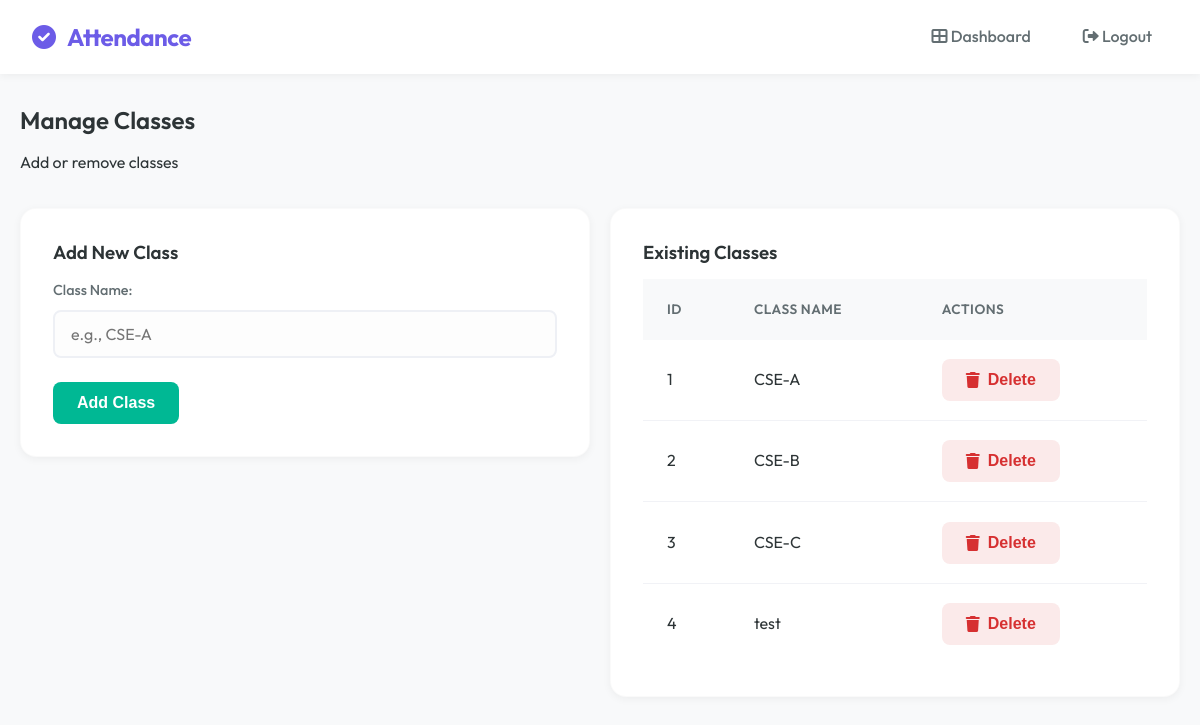
The app's page /classes, older data.
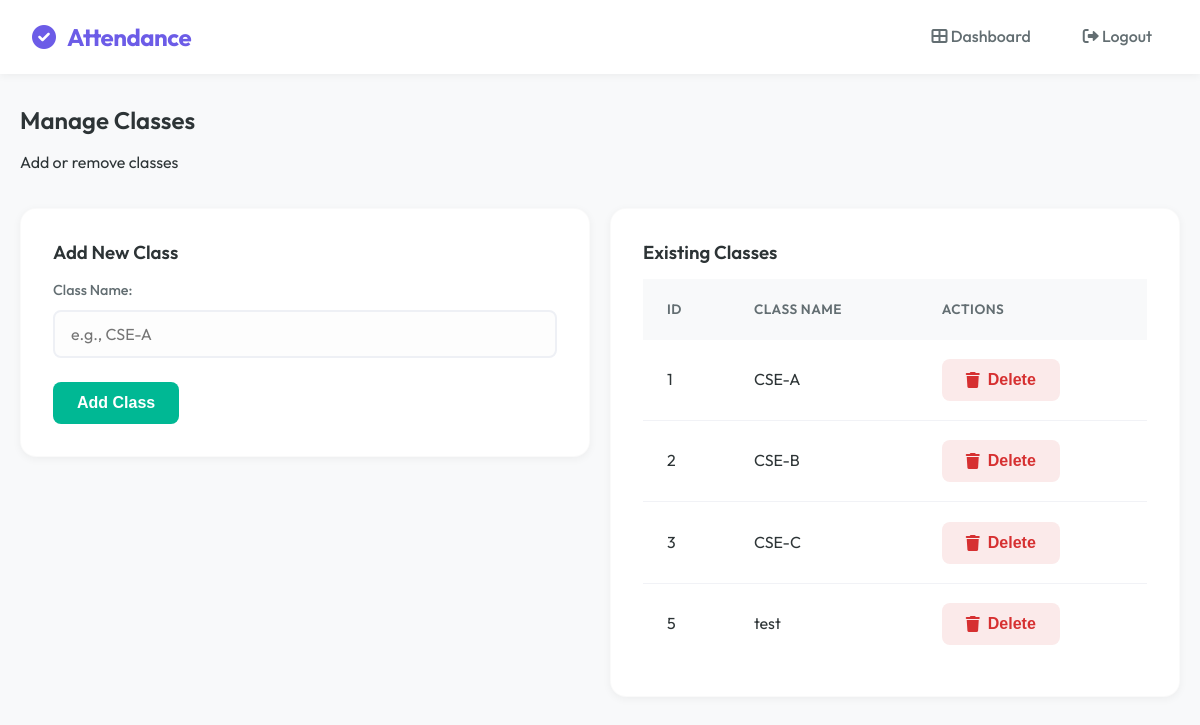
The same page, newer data.
### tables this page shows
CREATE TABLE classes (
        id INTEGER PRIMARY KEY AUTOINCREMENT,
        class_name TEXT
    );

### app.py (the view)
@app.route("/classes")
def classes():
    conn = sqlite3.connect('attendance.db')
    c = conn.cursor()
    c.execute("SELECT id, class_name FROM classes")
    classes = c.fetchall()
    conn.close()
    return render_template("classes.html", classes=classes)

### templates/classes.html (shortened to what this page needs)
{% extends "base.html" %}
{% block content %}
<div class="mb-4">
    <h2>Manage Classes</h2>
    <p class="text-muted">Add or remove classes</p>
</div>
<div class="row" style="display: grid; grid-template-columns: 1fr 1fr; gap: 20px;">
    <div class="col-md-6">
        <div class="card">
            <h3>Add New Class</h3>
            <form action="/add_class" method="POST">
                <div class="form-group">
                    <label for="class_name">Class Name:</label>
                    <input type="text" id="class_name" name="class_name" required placeholder="e.g., CSE-A">
                </div>
                <button type="submit" class="btn btn-success">Add Class</button>
            </form>
        </div>
    </div>
    <div class="col-md-6">
        <div class="card">
            <h3>Existing Classes</h3>
            {% if classes %}
            <table>
                <thead>
                    <tr>
                        <th>ID</th>
                        <th>Class Name</th>
                        <th>Actions</th>
                    </tr>
                </thead>
                <tbody>
                    {% for cls in classes %}
                    <tr>
                        <td>{{ cls[0] }}</td>
                        <td>{{ cls[1] }}</td>
                        <td>
                            <form action="/delete_class/{{ cls[0] }}" method="POST" style="display:inline;"
                                onsubmit="return confirm('Are you sure you want to delete this class? This will also delete all students and subjects associated with it.');">
                                <button type="submit" class="btn btn-danger btn-sm"><i class="fas fa-trash"></i>
                                    Delete</button>
                            </form>
                        </td>
                    </tr>
                    {% endfor %}
                </tbody>
            </table>
            {% else %}
            <p class="text-muted">No classes found.</p>
            {% endif %}
        </div>
    </div>
</div>
{% endblock %}

### templates/base.html (shortened to what this page needs)
<!DOCTYPE html>
<html lang="en">
<head>
    <link rel="stylesheet" href="{{ url_for('static', filename='style.css') }}">
    <link rel="stylesheet" href="https://cdnjs.cloudflare.com/ajax/libs/font-awesome/6.0.0/css/all.min.css">
</head>
<body>
    <nav class="navbar">
        <div class="navbar-brand">
            <i class="fas fa-check-circle" style="margin-right: 8px;"></i> Attendance
        </div>
        <div class="navbar-nav">
            <a href="/dashboard"><i class="fas fa-th-large"></i> Dashboard</a>
            <a href="/logout"><i class="fas fa-sign-out-alt"></i> Logout</a>
        </div>
    </nav>
    <div class="container mt-4">
        {% block content %}{% endblock %}
    </div>
    <div style="height: 100px;"></div>
</body>
</html>

### static/style.css (style rules this page uses)
:root { --primary: #6c5ce7; --primary-hover: #5b4cc4; --primary-light: #a29bfe; --secondary: #00cec9; --accent: #fd79a8; --bg-body: #f8f9fa; --bg-surface: #ffffff; --bg-glass: rgba(255, 255, 255, 0.8); --text-main: #2d3436; --text-muted: #636e72; --text-light: #ffffff; --success: #00b894; --error: #d63031; --warning: #fdcb6e; --radius-sm: 8px; --radius-md: 16px; --radius-lg: 24px; --shadow-sm: 0 2px 8px rgba(0, 0, 0, 0.05); --shadow-md: 0 8px 24px rgba(0, 0, 0, 0.08); --shadow-lg: 0 16px 48px rgba(0, 0, 0, 0.1); --transition: all 0.3s cubic-bezier(0.4, 0, 0.2, 1); }
* { margin: 0; padding: 0; box-sizing: border-box; }
body { font-family: 'Outfit', sans-serif; background-color: var(--bg-body); color: var(--text-main); line-height: 1.6; min-height: 100vh; display: flex; flex-direction: column; }
h1, h2, h3, h4, h5, h6 { font-weight: 600; line-height: 1.2; margin-bottom: 1rem; color: var(--text-main); }
a { text-decoration: none; color: var(--primary); transition: var(--transition); }
.container { width: 100%; max-width: 1200px; margin: 0 auto; padding: 0 20px; flex: 1; }
.navbar { background: var(--bg-surface); padding: 1rem 2rem; display: flex; justify-content: space-between; align-items: center; box-shadow: var(--shadow-sm); position: sticky; top: 0; z-index: 100; backdrop-filter: blur(10px); background: rgba(255, 255, 255, 0.95); }
.navbar-brand { font-size: 1.5rem; font-weight: 700; color: var(--primary); letter-spacing: -0.5px; }
.navbar-nav { display: flex; gap: 20px; }
.navbar-nav a { color: var(--text-muted); font-weight: 500; padding: 8px 16px; border-radius: var(--radius-sm); }
.card { background: var(--bg-surface); border-radius: var(--radius-md); padding: 2rem; box-shadow: var(--shadow-sm); transition: var(--transition); border: 1px solid rgba(0, 0, 0, 0.02); }
.form-group { margin-bottom: 1.5rem; }
label { display: block; margin-bottom: 0.5rem; font-weight: 500; color: var(--text-muted); font-size: 0.9rem; }
input, select, textarea { width: 100%; padding: 12px 16px; border: 2px solid #eef0f5; border-radius: var(--radius-sm); font-family: inherit; font-size: 1rem; transition: var(--transition); background: #fdfdfd; }
.btn { display: inline-flex; align-items: center; justify-content: center; padding: 12px 24px; border-radius: var(--radius-sm); font-weight: 600; cursor: pointer; border: none; transition: var(--transition); font-size: 1rem; gap: 8px; }
.btn-danger { background: rgba(214, 48, 49, 0.1); color: var(--error); }
.btn-success { background: var(--success); color: white; }
table { width: 100%; border-collapse: collapse; }
th { background: #f8f9fa; padding: 1.2rem 1.5rem; text-align: left; font-weight: 600; color: var(--text-muted); font-size: 0.85rem; text-transform: uppercase; letter-spacing: 0.5px; }
td { padding: 1.2rem 1.5rem; border-bottom: 1px solid #f1f2f6; color: var(--text-main); }
tr:last-child td { border-bottom: none; }
.mt-4 { margin-top: 2rem; }
.mb-4 { margin-bottom: 2rem; }

Row changes from the older to the newer data that the page shows:
removed classes: id "4", class_name "test"
added classes: id "5", class_name "test"
